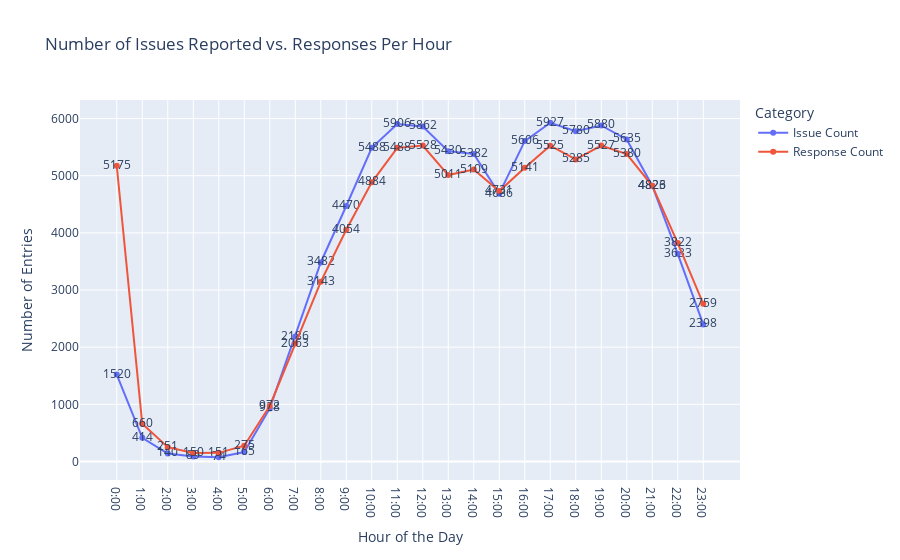

The notebook cell this image was saved under:
### Code cell
import plotly.express as px

time_of_issue = pd.to_datetime(processed_data['time_of_issue']).dt.hour
time_of_response = pd.to_datetime(processed_data['time_of_response']).dt.hour

# issues reported for each hour
issue_counts = time_of_issue.value_counts().sort_index().reset_index()
issue_counts.columns = ['Hour', 'Issue Count']

# responses for each hour
response_counts = time_of_response.value_counts().sort_index().reset_index()
response_counts.columns = ['Hour', 'Response Count']

# Merge the two datasets for comparison
comparison_df = pd.merge(
    issue_counts,
    response_counts,
    on='Hour',
    how='outer'
).fillna(0)  


comparison_df['Hour'] = comparison_df['Hour'].astype(int).astype(str) + ":00"

melted_df = comparison_df.melt(id_vars='Hour', var_name='Type', value_name='Count')

# line chart
fig = px.line(
    melted_df,
    x='Hour',
    y='Count',
    color='Type',
    text='Count',
    title='Number of Issues Reported vs. Responses Per Hour',
    labels={'Hour': 'Hour of the Day', 'Count': 'Number of Entries', 'Type': 'Category'},
    template='plotly'
)

fig.update_layout(
    xaxis=dict(dtick=1),  # Ensure ticks are at every hour
    yaxis=dict(showgrid=True),
   
)

### Figure 1 — Plotly figure (JSON) as saved in the notebook; plotly's stock layout.template omitted (floating-point values rounded to 4 significant figures)
{"data": [{"hovertemplate": "Category=Issue Count<br>Hour of the Day=%{x}<br>Number of Entries=%{text}<extra></extra>", "legendgroup": "Issue Count", "line": {"color": "#636efa", "dash": "solid"}, "marker": {"symbol": "circle"}, "mode": "text+lines+markers", "name": "Issue Count", "orientation": "v", "showlegend": true, "text": [1520, 414, 140, 89, 74, 165, 928, 2186, 3482, 4470, 5488, 5906, 5862, 5430, 5382, 4686, 5606, 5927, 5780, 5880, 5635, 4826, 3633, 2398], "type": "scatter", "x": ["0:00", "1:00", "2:00", "3:00", "4:00", "5:00", "6:00", "7:00", "8:00", "9:00", "10:00", "11:00", "12:00", "13:00", "14:00", "15:00", "16:00", "17:00", "18:00", "19:00", "20:00", "21:00", "22:00", "23:00"], "xaxis": "x", "y": [1520, 414, 140, 89, 74, 165, 928, 2186, 3482, 4470, 5488, 5906, 5862, 5430, 5382, 4686, 5606, 5927, 5780, 5880, 5635, 4826, 3633, 2398], "yaxis": "y"}, {"hovertemplate": "Category=Response Count<br>Hour of the Day=%{x}<br>Number of Entries=%{text}<extra></extra>", "legendgroup": "Response Count", "line": {"color": "#EF553B", "dash": "solid"}, "marker": {"symbol": "circle"}, "mode": "text+lines+markers", "name": "Response Count", "orientation": "v", "showlegend": true, "text": [5175, 660, 251, 150, 151, 275, 972, 2063, 3143, 4054, 4884, 5488, 5528, 5011, 5109, 4731, 5141, 5525, 5285, 5527, 5380, 4823, 3822, 2759], "type": "scatter", "x": ["0:00", "1:00", "2:00", "3:00", "4:00", "5:00", "6:00", "7:00", "8:00", "9:00", "10:00", "11:00", "12:00", "13:00", "14:00", "15:00", "16:00", "17:00", "18:00", "19:00", "20:00", "21:00", "22:00", "23:00"], "xaxis": "x", "y": [5175, 660, 251, 150, 151, 275, 972, 2063, 3143, 4054, 4884, 5488, 5528, 5011, 5109, 4731, 5141, 5525, 5285, 5527, 5380, 4823, 3822, 2759], "yaxis": "y"}], "layout": {"legend": {"title": {"text": "Category"}, "tracegroupgap": 0}, "title": {"text": "Number of Issues Reported vs. Responses Per Hour"}, "xaxis": {"anchor": "y", "domain": [0, 1], "dtick": 1, "title": {"text": "Hour of the Day"}}, "yaxis": {"anchor": "x", "domain": [0, 1], "showgrid": true, "title": {"text": "Number of Entries"}}}}
